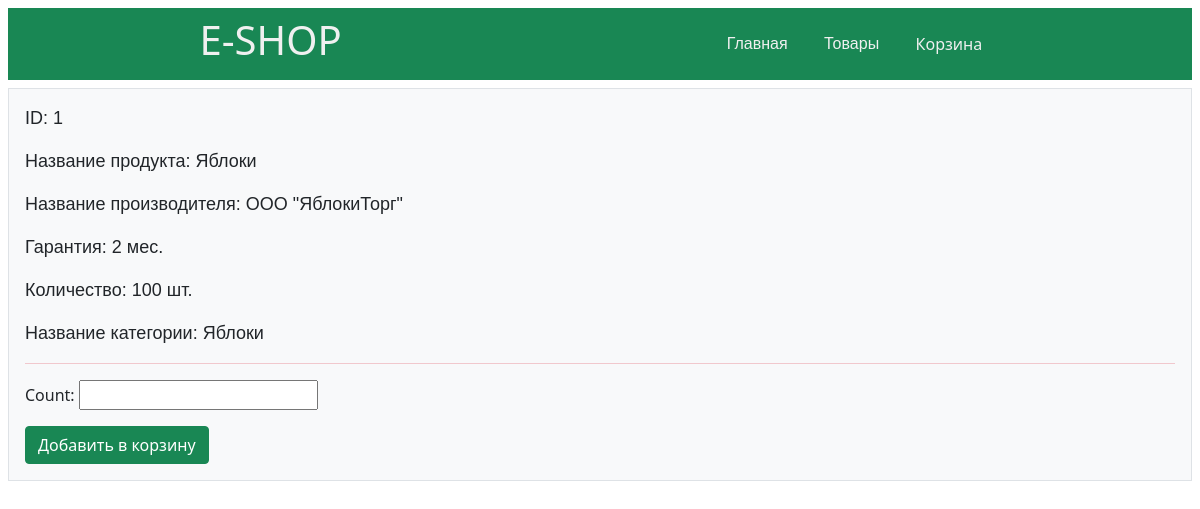
The page /products/1/ on the database its author committed.
### catalog/models.py (models this page shows, shortened)
class Product(models.Model):
    product_name = models.CharField(max_length=64, verbose_name='Название продукта')
    manufacturer_name = models.ForeignKey(Manufacturer, on_delete=models.CASCADE, verbose_name='Название производителя')
    guaranty = models.PositiveIntegerField(verbose_name='Гарантия')
    count = models.PositiveIntegerField(verbose_name='Количество')
    category_name = models.ForeignKey(Category, on_delete=models.CASCADE, verbose_name='Название категории')
    class Meta:
        ordering = ('product_name',)
        verbose_name = 'Продукт'
        verbose_name_plural = 'Продукты'

class Manufacturer(models.Model):
    manufacturer_name = models.CharField(max_length=32, verbose_name='Название производителя')
    address = models.CharField(max_length=124, verbose_name='Адрес производителя')
    phone = models.PositiveIntegerField(verbose_name='Номер телефона')
    country_name = models.ForeignKey(Country, on_delete=models.CASCADE, verbose_name='Страна')
    class Meta:
        verbose_name = 'Производитель'
        verbose_name_plural = 'Производители'
    def __str__(self):
        return self.manufacturer_name

class Category(models.Model):
    category_name = models.CharField(max_length=124, verbose_name='Название категории')
    class Meta:
        ordering = ('category_name',)
        verbose_name = 'Категория'
        verbose_name_plural = 'Категорий'
    def __str__(self):
        return self.category_name

### catalog/views.py (the view)
# urls.py: path('<int:product_id>/', product_details_view, name='detail'),
def product_details_view(request, product_id):
    prod = get_object_or_404(Product, id=product_id)
    cart = Cart(request)
    if request.method == 'POST':
        form = Product2CartForm(request.POST)
        if form.is_valid():
            cart[str(product_id)] = form.cleaned_data['count']
            form = Product2CartForm()
    else:
        form = Product2CartForm()
    if str(product_id) in cart.session['cart'].keys():
        in_cart = f'Добавлено в корзину {cart[str(product_id)]} шт.'
    else:
        in_cart = None
    context = {'product': prod,  # product = prod
               'form': form,
               'in_cart': in_cart}
    return render(request, 'catalog/product_details.html', context)

### catalog/forms.py
class Product2CartForm(forms.Form):
    count = forms.IntegerField(min_value=1)

### catalog/templates/catalog/product_details.html (shortened to what this page needs)
{% extends 'root.html' %}
{% block content %}
    <p class="fs-16 font-sans-serif">ID: {{ product.pk }}</p>
    <p class="fs-16 font-sans-serif">Название продукта: {{ product.product_name }}</p>
    <p class="fs-16 font-sans-serif">Название производителя: {{ product.manufacturer_name }}</p>
    <p class="fs-16 font-sans-serif">Гарантия: {{ product.guaranty }} мес.</p>
    <p class="fs-16 font-sans-serif">Количество: {{ product.count }} шт.</p>
    <p class="fs-16 font-sans-serif">Название категории: {{ product.category_name }}</p>
    <hr class="bg-danger">
    <form action="." method="post" class="form">
        {{ form.as_p }}
        <input class="btn btn-success" type="submit" value="Добавить в корзину"/>
    </form>
{% endblock %}

### templates/root.html (style rules this page uses)
.fs-16 { font-size: 18px; }
.font-sans-serif { font-family: sans-serif; }

### rows shown on the page
Product: pk "1", product_name "Яблоки", manufacturer_name "ООО \"ЯблокиТорг\"", guaranty "2", count "100", category_name "Яблоки"
